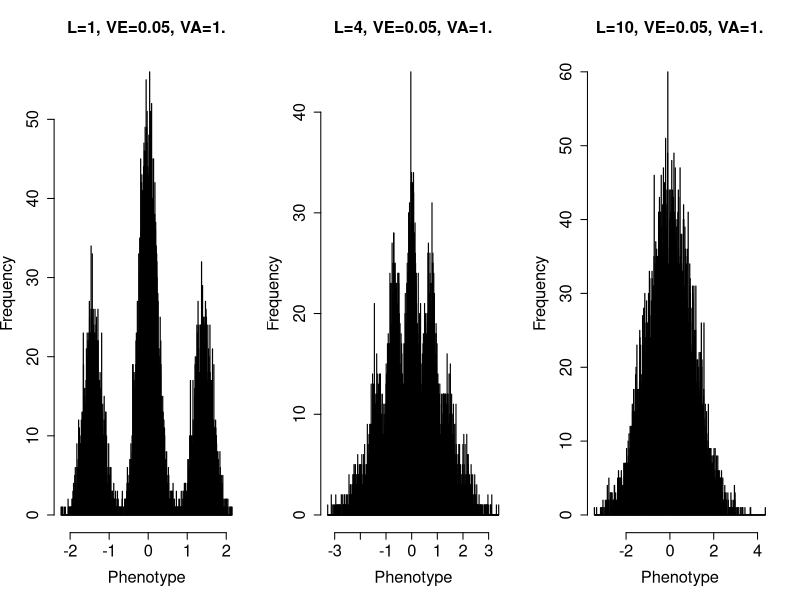

This figure's R source:
##Quantitative genetics sims

pheno.geno<-function(L,environ.var){
allele.freq<-0.5   ###each locus is assumed to have the same allele frequencies. This is just to simplify the coding, in reality these results work when each locus has its own frequency (and the coding wouldn't be too much harder). 
 
 ###L try values between 2 and 100
Num_inds=10000

 ## try some values between zero and (say) 5.
					### the genetic component is scaled below so that its variance is 1
					##thus you only need play with the environmetal variance 
 
##MAKE A MUM
## For each mother, at each locus we draw an allele (either 0 or 1) from the population allele frequency. 
##We do this twice for each mother two represent the two haplotypes in the mother 
mum.hap.1<-replicate(Num_inds, rbinom(L,1,allele.freq) )
mum.hap.2<-replicate(Num_inds, rbinom(L,1,allele.freq) )
##type mum.hap.1[,1] to see the 1st mothers 1st haplotype


##Each mothers genotype at each locus is either 0,1,2
mum.geno<-mum.hap.1+mum.hap.2

##assuming that each allele at locus has the same effect on phenotype, sum the genotypes to get the additive genetic "phenotype"

if(L>1){ additive.genetic<-colSums(mum.geno)}
if(L==1){ additive.genetic<-mum.geno}

##I normalize this to have variance 1, to make it comparable to the environmental variance.
additive.genetic<-additive.genetic / sd(additive.genetic)

##add the environmental contribution to the trait to get the overall phenotype
mum.pheno<- additive.genetic + rnorm(Num_inds,sd=sqrt(environ.var))

##normalize the trait to have mean zero
mum.pheno<-mum.pheno-mean(mum.pheno)

##plot a histogram of the distribution of the phenotype within the population
#layout(1) ###done in case this is run after the code with 3 plots
hist(mum.pheno,breaks=1000,xlab="Phenotype",main=paste("L=",L,", VE=",environ.var,", VA=1.",sep=""),cex.lab=1.5,cex.axis=1.5,cex.main=1.5)

}
layout(t(1:3))
pheno.geno(L=1,environ.var=.05)
pheno.geno(L=4,environ.var=.05)
pheno.geno(L=10,environ.var=.05)


#for(L in c(1,3,10,100)){
#png(file=paste("geno_pheno_L",L,".png",sep=""))
#pheno.geno(L=L,environ.var=.01)
#dev.off()
#}

